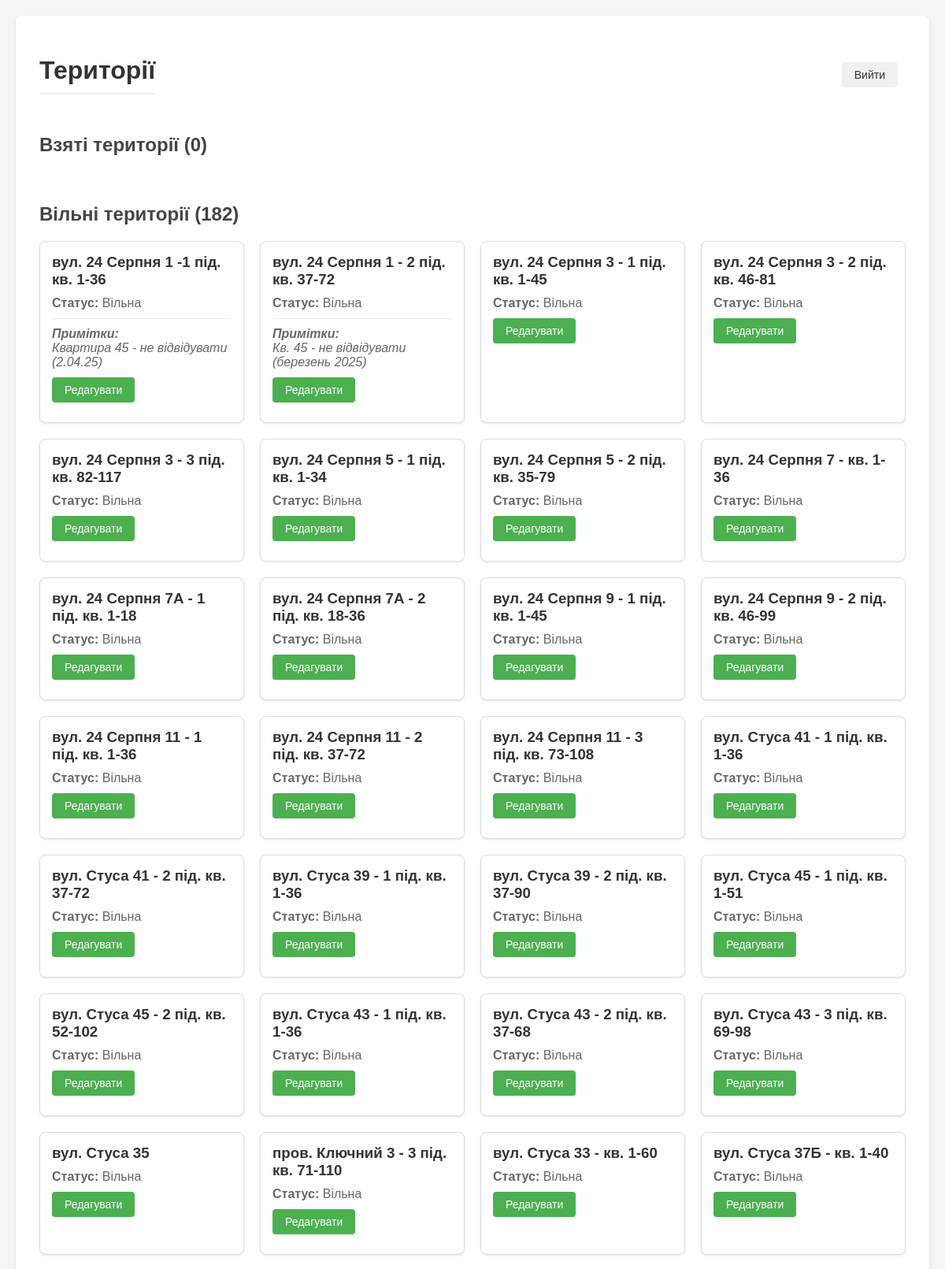
The page / (signed in, upper part) on the database its author committed.
### tables this page shows
CREATE TABLE territories (
    id INTEGER PRIMARY KEY,
    name TEXT,
    custom_name TEXT,
    status TEXT DEFAULT 'Вільна',
    taken_by TEXT DEFAULT '',
    date_taken TEXT DEFAULT '',
    date_due TEXT DEFAULT '',
    notes TEXT DEFAULT ''
);

### app.py (the view)
@app.route('/')
def index():
    if not session.get('logged_in'):
        return redirect(url_for('login'))
    try:
        update_territory_names()
        with get_db() as conn:
            c = conn.cursor()
            c.execute("""
                SELECT t.id, t.custom_name, t.status, t.taken_by, t.date_taken, t.date_due, t.notes,
                       CASE
                           WHEN date_due != '' AND (
                               julianday(date_due) <= julianday('now') OR  -- дата вже пройшла
                               julianday(date_due) - julianday('now') <= 10  -- або залишилось менше 10 днів
                           )
                           THEN 1
                           ELSE 0
                       END as due_flag
                FROM territories t
                WHERE status='Взято'
                ORDER BY CAST(id AS REAL), date_taken
            """)
            taken = [(row[:-1], bool(row[-1])) for row in c.fetchall()]
            c.execute("""
                SELECT id, custom_name, status, notes
                FROM territories
                WHERE status='Вільна'
                ORDER BY CAST(id AS REAL)
            """)
            free = c.fetchall()
        return render_template('index.html',
                            taken=taken,
                            free=free,
                            is_admin=(session.get('role') == 'admin'))
    except sqlite3.Error as e:
        app.logger.error(f"Database error: {e}")
        return "Помилка бази даних", 500
    except Exception as e:
        app.logger.error(f"Unexpected error: {e}")
        return "Несподівана помилка", 500

### app.py (called while the page is built)
@contextmanager
def get_db() -> Generator[sqlite3.Connection, None, None]:
    conn = sqlite3.connect(DATABASE)
    try:
        yield conn
    finally:
        conn.close()

def update_territory_names():
    csv_territories = load_territories_from_csv()
    if not csv_territories:
        return
    with get_db() as conn:
        c = conn.cursor()
        for territory_id, custom_name in csv_territories.items():
            c.execute("""
                UPDATE territories
                SET custom_name = ?
                WHERE id = ?
            """, (custom_name, territory_id))
        conn.commit()

### templates/index.html (shortened to what this page needs)
<!DOCTYPE html>
<html lang="uk">
<head>
</head>
<body>
  <div class="container">
    <div class="header-actions">
      <h1>Території</h1>
      <a href="{{ url_for('login') }}" class="btn btn-secondary">Вийти</a>
    </div>
    <div class="section">
      <h2 class="section-title">Взяті території ({{ taken|length }})</h2>
    </div>
    <div class="section">
      <h2 class="section-title">Вільні території ({{ free|length }})</h2>
      <div class="territory-grid">
        {% for territory in free %}
        <div class="territory-card">
          <h3>{{ territory[1] }}</h3>
          <div class="territory-info">
            <p><strong>Статус:</strong> {{ territory[2] }}</p>
            {% if territory[3] %}
            <div class="territory-notes">
              <strong>Примітки:</strong><br>
              {{ territory[3] }}
            </div>
            {% endif %}
          </div>
          {% if is_admin %}
          <a href="{{ url_for('update_territory', territory_id=territory[0]) }}" class="btn btn-primary">Редагувати</a>
          {% else %}
          <a href="{{ url_for('update_territory', territory_id=territory[0]) }}" class="btn btn-secondary">Переглянути</a>
          {% endif %}
        </div>
        {% endfor %}
      </div>
    </div>
  </div>
</body>
</html>

### templates/index.html (style rules this page uses)
body { font-family: Arial, sans-serif; margin: 0; padding: 20px; background-color: #f5f5f5; }
.container { max-width: 1200px; margin: 0 auto; background: white; padding: 30px; border-radius: 8px; box-shadow: 0 2px 4px rgba(0,0,0,0.1); }
h1 { color: #333; margin-bottom: 30px; padding-bottom: 10px; border-bottom: 2px solid #eee; }
.section { margin-bottom: 40px; }
.section-title { color: #444; margin-bottom: 20px; font-size: 1.5em; }
.territory-grid { display: grid; grid-template-columns: repeat(auto-fill, minmax(250px, 1fr)); gap: 20px; }
.territory-card { background: #fff; border: 1px solid #ddd; border-radius: 8px; padding: 15px; box-shadow: 0 1px 3px rgba(0,0,0,0.1); }
.territory-card h3 { margin: 0 0 10px 0; color: #333; }
.territory-info { margin-bottom: 10px; color: #666; }
.territory-info p { margin: 5px 0; }
.territory-notes { margin-top: 10px; padding-top: 10px; border-top: 1px solid #eee; font-style: italic; color: #666; }
.btn { display: inline-block; padding: 8px 16px; border: none; border-radius: 4px; cursor: pointer; text-decoration: none; font-size: 14px; transition: background-color 0.2s; margin-right: 10px; margin-bottom: 10px; }
.btn-primary { background: #4CAF50; color: white; }
.btn-secondary { background: #f0f0f0; color: #333; }
.header-actions { display: flex; justify-content: space-between; align-items: center; margin-bottom: 20px; }

### rows shown on the page
territories: custom_name "вул. 24 Серпня 1 -1 під. кв. 1-36", status "Вільна", notes "Квартира 45 - не відвідувати (2.04.25)"
territories: custom_name "вул. 24 Серпня 1 - 2 під. кв. 37-72", status "Вільна", notes "Кв. 45 - не відвідувати (березень 2025)"
territories: custom_name "вул. 24 Серпня 3 - 1 під. кв. 1-45", status "Вільна"
territories: custom_name "вул. 24 Серпня 3 - 2 під. кв. 46-81", status "Вільна"
territories: custom_name "вул. 24 Серпня 3 - 3 під. кв. 82-117", status "Вільна"
territories: custom_name "вул. 24 Серпня 5 - 1 під. кв. 1-34", status "Вільна"
territories: custom_name "вул. 24 Серпня 5 - 2 під. кв. 35-79", status "Вільна"
territories: custom_name "вул. 24 Серпня 7 - кв. 1-36", status "Вільна"
territories: custom_name "вул. 24 Серпня 7А - 1 під. кв. 1-18", status "Вільна"
territories: custom_name "вул. 24 Серпня 7А - 2 під. кв. 18-36", status "Вільна"
territories: custom_name "вул. 24 Серпня 9 - 1 під. кв. 1-45", status "Вільна"
territories: custom_name "вул. 24 Серпня 9 - 2 під. кв. 46-99", status "Вільна"
territories: custom_name "вул. 24 Серпня 11 - 1 під. кв. 1-36", status "Вільна"
territories: custom_name "вул. 24 Серпня 11 - 2 під. кв. 37-72", status "Вільна"
territories: custom_name "вул. 24 Серпня 11 - 3 під. кв. 73-108", status "Вільна"
territories: custom_name "вул. Стуса 41 - 1 під. кв. 1-36", status "Вільна"
territories: custom_name "вул. Стуса 41 - 2 під. кв. 37-72", status "Вільна"
territories: custom_name "вул. Стуса 39 - 1 під. кв. 1-36", status "Вільна"
territories: custom_name "вул. Стуса 39 - 2 під. кв. 37-90", status "Вільна"
territories: custom_name "вул. Стуса 45 - 1 під. кв. 1-51", status "Вільна"
territories: custom_name "вул. Стуса 45 - 2 під. кв. 52-102", status "Вільна"
territories: custom_name "вул. Стуса 43 - 1 під. кв. 1-36", status "Вільна"
territories: custom_name "вул. Стуса 43 - 2 під. кв. 37-68", status "Вільна"
territories: custom_name "вул. Стуса 43 - 3 під. кв. 69-98", status "Вільна"
territories: custom_name "вул. Стуса 35", status "Вільна"
territories: custom_name "пров. Ключний 3 - 3 під. кв. 71-110", status "Вільна"
territories: custom_name "вул. Стуса 33 - кв. 1-60", status "Вільна"
territories: custom_name "вул. Стуса 37Б - кв. 1-40", status "Вільна"

### other values the page prints
{{ taken|length }} "0"
{{ free|length }} "182"
